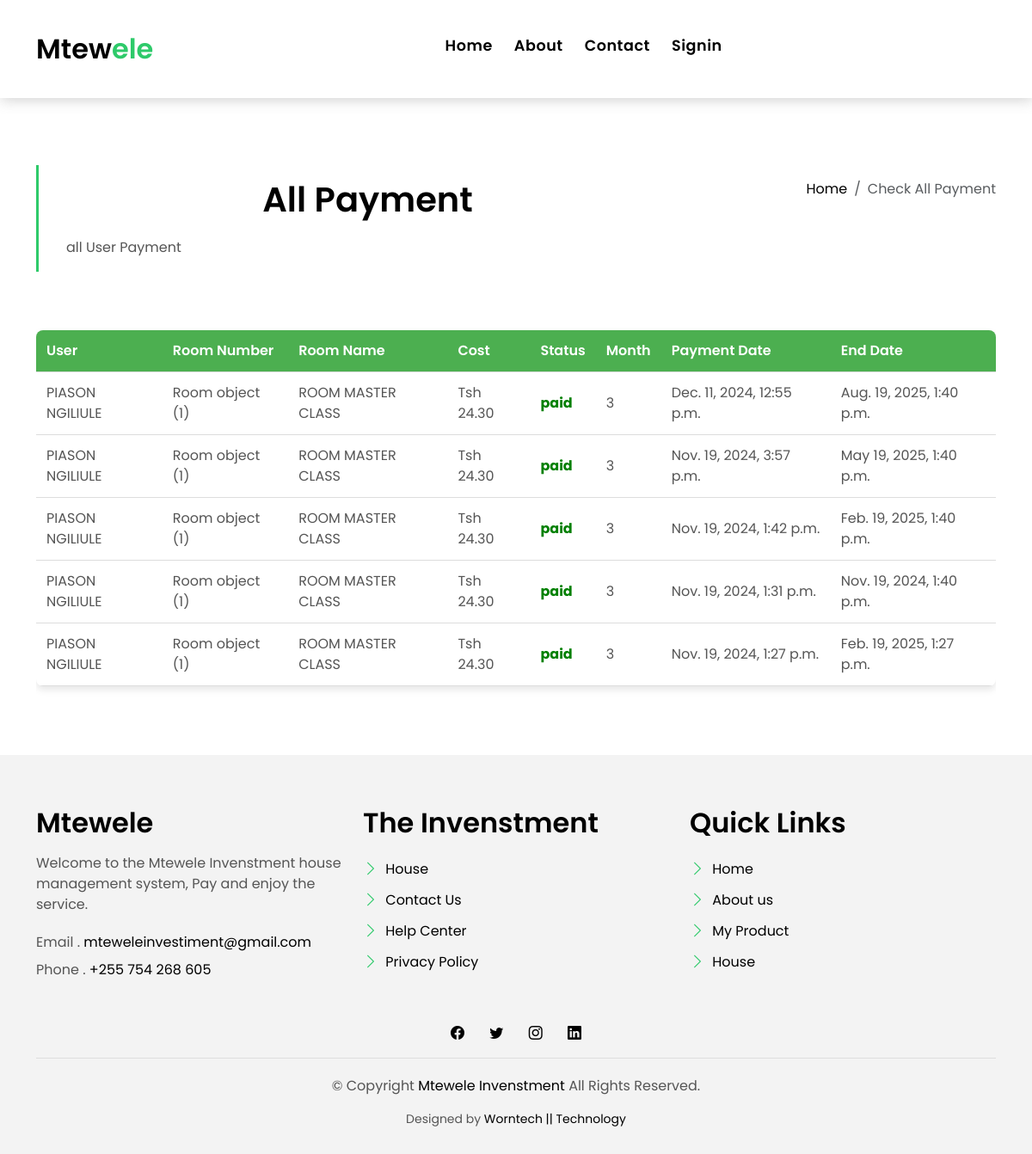
/allpayment/, run on an earlier commit of the app's database.
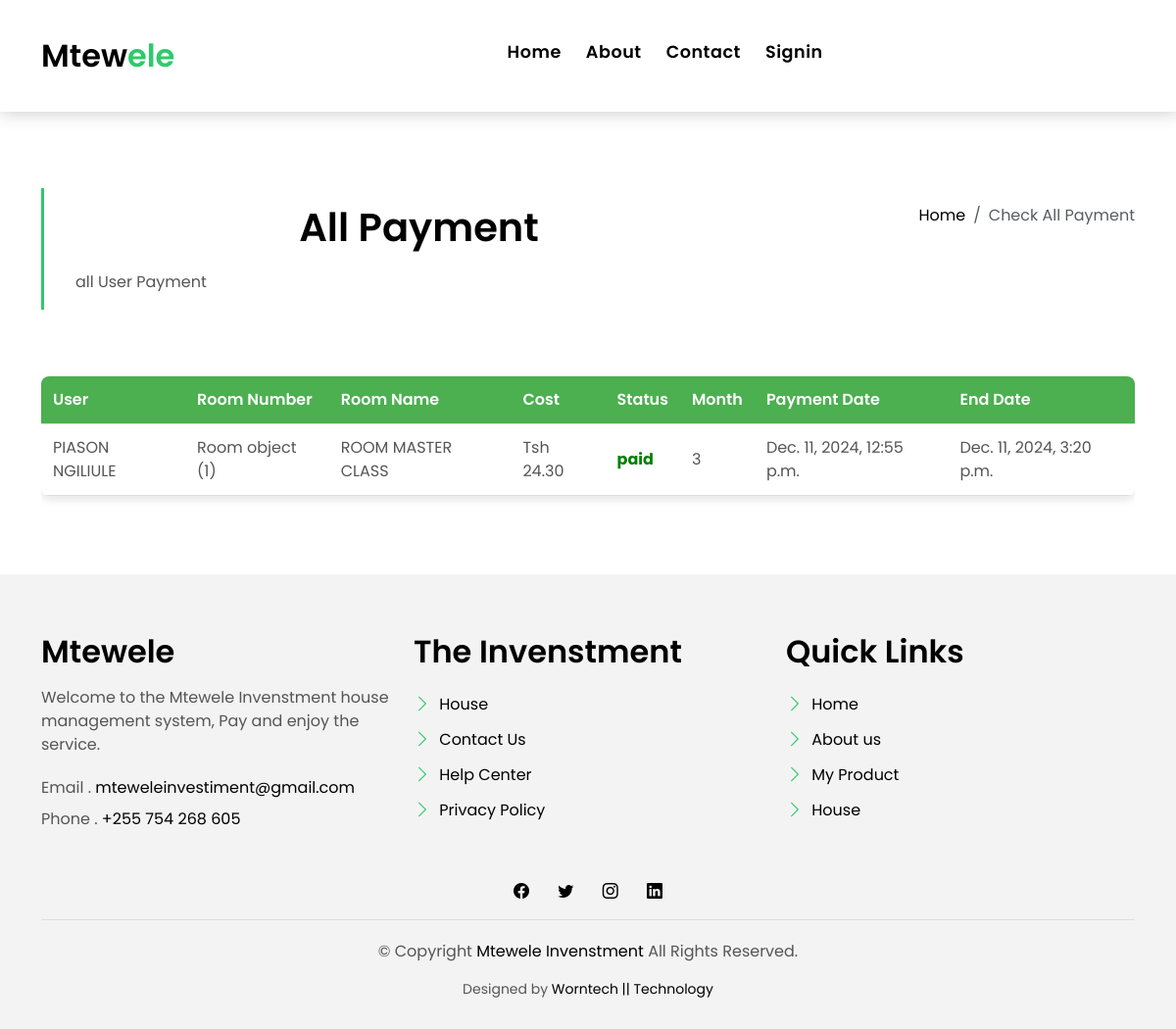
And on a later commit of the database.
### web/models.py (models this page shows, shortened)
class MyPayment(models.Model):
    PAYMENT_STATUS_CHOICES = (
        ('paid', 'Paid'),
        ('pending', 'Pending'),
        ('expired', 'expired'),
    )
    MONTH_CHOICES = (
        (3, '3 Months'),
        (6, '6 Months'),
    )
    user = models.ForeignKey(MyUser, on_delete=models.CASCADE)
    Room = models.ForeignKey(Room, on_delete=models.CASCADE)
    Room_Name = models.CharField(max_length=100)
    Cost = models.DecimalField(max_digits=10, decimal_places=2)
    transaction_id = models.CharField(max_length=100)
    Payment_status = models.CharField(max_length=10, choices=PAYMENT_STATUS_CHOICES, default='pending')
    Month = models.IntegerField(choices=MONTH_CHOICES)  # Changed to IntegerField
    Payment_date = models.DateTimeField(auto_now_add=True)
    end_date = models.DateTimeField(null=True, blank=True)  # Allow end_date to be null initially
    unique_code = models.CharField(max_length=100, unique=True, null=True, blank=True)

class MyUser(AbstractBaseUser):
    email=models.EmailField(verbose_name="email", max_length=100, unique=True)
    first_name=models.CharField(verbose_name="first name", max_length=100, unique=False)
    username=models.CharField(verbose_name="user name", max_length=100, unique=True)
    last_name=models.CharField(verbose_name="last name", max_length=100, unique=False)
    date_joined=models.DateTimeField(verbose_name="date joined", auto_now_add=True)
    last_login=models.DateTimeField(verbose_name="last login", auto_now=True)
    is_admin=models.BooleanField(default=True)
    is_active=models.BooleanField(default=True)
    is_staff=models.BooleanField(default=True)
    is_superuser=models.BooleanField(default=True)
    hide_email = models.BooleanField(default=True)
    USERNAME_FIELD="email"
    REQUIRED_FIELDS=['username']
    objects=MyUserManager()

class Room(models.Model):
    room_number = (
        ('1', '1'),
        ('2', '2'),
        ('3', '3'),
        ('4', '4'),
        ('5', '5'),
        ('6', '6'),
        ('7', '7'),
        ('8', '8'),
        ('9', '9'),
        ('10', '10'),
    )
    Room_Name = models.CharField(max_length=100)
    Room_Number = models.CharField(max_length=10, choices=room_number)
    Image =models.ImageField(upload_to="home/")
    Cost = models.DecimalField(max_digits=10, decimal_places=2)
    Post_date = models.DateTimeField(auto_now_add=True)

### web/views.py (the view)
# urls.py: path("allpayment/",views.allpayment,name = "allpayment"),
def allpayment(request):
    userpayment = MyPayment.objects.all().order_by('-id')
    context={
        "userpayment":userpayment
    }
    return render(request, 'web/allpayment.html', context)

### web/templates/web/allpayment.html (shortened to what this page needs)
{% extends 'web/base.html' %}
{% load static %}
{% block content %}
<!DOCTYPE html>
<html lang="en">
<head>
<link href="{% static 'web/assets/vendor/animate.css/animate.min.css' %}" rel="stylesheet">
<link href="{% static 'web/assets/vendor/bootstrap/css/bootstrap.min.css' %}" rel="stylesheet">
<link href="{% static 'web/assets/vendor/bootstrap-icons/bootstrap-icons.css' %}" rel="stylesheet">
<link href="{% static 'web/assets/vendor/swiper/swiper-bundle.min.css' %}" rel="stylesheet">
<link href="{% static 'web/assets/css/style.css' %}" rel="stylesheet">
</head>
<body>
  <main id="main">
    <section class="intro-single">
      <div class="container">
        <div class="row">
          <div class="col-md-12 col-lg-8">
            <div class="title-single-box">
              <h1 class="title-single">All Payment</h1>
              <span class="color-text-a">all User Payment</span>
            </div>
          </div>
          <div class="col-md-12 col-lg-4">
            <nav aria-label="breadcrumb" class="breadcrumb-box d-flex justify-content-lg-end">
              <ol class="breadcrumb">
                <li class="breadcrumb-item">
                  <a href="{% url 'home' %}">Home</a>
                </li>
                <li class="breadcrumb-item active" aria-current="page">
                  Check All Payment
                </li>
              </ol>
            </nav>
          </div>
        </div>
      </div>
    </section>
    <section class="news-single nav-arrow-b">
      <div class="container">
        <div class="row">
          <div class="col-sm-12">
            <div class="news-img-box">
                <div class="table-container">
                    <table>
                        <thead>
                            <tr>
                                <th>User</th>
                                <th>Room Number</th>
                                <th>Room Name</th>
                                <th>Cost</th>
                                <th>Status</th>
                                <th>Month</th>
                                <th>Payment Date</th>
                                <th>End Date</th>
                            </tr>
                        </thead>
                        <tbody>
                            {% if userpayment %}
                            {% for i in userpayment %}
                            {% if i.Payment_status == "paid" %}
                            <tr>
                                <td>{{i.user.first_name}} {{i.user.last_name}}</td>
                                <td>{{i.Room}}</td>
                                <td>{{i.Room_Name}}</td>
                                <td>Tsh {{i.Cost}}</td>
                                <td class="status-paid">{{i.Payment_status}}</td>
                                <td>{{i.Month}}</td>
                                <td>{{i.Payment_date}}</td>
                                <td>{{i.end_date}}</td>
                            </tr>
                            {% endif %}
                            {% endfor %}
                            {% endif %}
                        </tbody>
                    </table>
                </div>
            </div>
          </div>
        </div>
      </div>
    </section>
  </main>
</body>
</html>
{% endblock %}

### web/templates/web/base.html (shortened to what this page needs)
{% load static %}
<!DOCTYPE html>
<html lang="en">
<head>
  <link href="{% static 'web/assets/vendor/animate.css/animate.min.css' %}" rel="stylesheet">
  <link href="{% static 'web/assets/vendor/bootstrap/css/bootstrap.min.css' %}" rel="stylesheet">
  <link href="{% static 'web/assets/vendor/bootstrap-icons/bootstrap-icons.css' %}" rel="stylesheet">
  <link href="{% static 'web/assets/vendor/swiper/swiper-bundle.min.css' %}" rel="stylesheet">
  <link href="{% static 'web/assets/css/style.css' %}" rel="stylesheet">
</head>
<body>
  <nav class="navbar navbar-default navbar-trans navbar-expand-lg fixed-top">
    <div class="container">
      <a class="navbar-brand text-brand" href="{% url 'home' %}">Mtew<span class="color-b">ele</span></a>
      <div class="navbar-collapse collapse justify-content-center" id="navbarDefault">
        <ul class="navbar-nav">
          <li class="nav-item">
            <a class="nav-link" href="{% url 'home' %}">Home</a>
          </li>
          <li class="nav-item">
            <a class="nav-link " href="{% url 'aboutus' %}">About</a>
          </li>
          <li class="nav-item">
            <a class="nav-link " href="{% url 'contactpost' %}">Contact</a>
          </li>
          {% if user.is_authenticated %}
          <li class="nav-item">
            <a class="nav-link " href="{% url 'logout' %}">Logout</a>
          </li>
          {% else %}
          <li class="nav-item">
            <a class="nav-link " href="{% url 'signin' %}">Signin</a>
          </li>
          {% endif %}
        </ul>
      </div>
    </div>
  </nav>
{% block content %}
{% endblock %}
  <section class="section-footer">
    <div class="container">
      <div class="row">
        <div class="col-sm-12 col-md-4">
          <div class="widget-a">
            <div class="w-header-a">
              <h3 class="w-title-a text-brand">Mtewele</h3>
            </div>
            <div class="w-body-a">
              <p class="w-text-a color-text-a">
                Welcome to the Mtewele Invenstment house management system, Pay and enjoy the service.
              </p>
            </div>
            <div class="w-footer-a">
              <ul class="list-unstyled">
                <li class="color-a">
                  <span class="color-text-a">Email .</span> mteweleinvestiment@gmail.com
                </li>
                <li class="color-a">
                  <span class="color-text-a">Phone .</span> +255 754 268 605
                </li>
              </ul>
            </div>
          </div>
        </div>
        <div class="col-sm-12 col-md-4 section-md-t3">
          <div class="widget-a">
            <div class="w-header-a">
              <h3 class="w-title-a text-brand">The Invenstment</h3>
            </div>
            <div class="w-body-a">
              <div class="w-body-a">
                <ul class="list-unstyled">
                  <li class="item-list-a">
                    <i class="bi bi-chevron-right"></i> <a href="#">House</a>
                  </li>
                  <li class="item-list-a">
                    <i class="bi bi-chevron-right"></i> <a href="#">Contact Us</a>
                  </li>
                  <li class="item-list-a">
                    <i class="bi bi-chevron-right"></i> <a href="#">Help Center</a>
                  </li>
                  <li class="item-list-a">
                    <i class="bi bi-chevron-right"></i> <a href="#">Privacy Policy</a>
                  </li>
                </ul>
              </div>
            </div>
          </div>
        </div>
        <div class="col-sm-12 col-md-4 section-md-t3">
          <div class="widget-a">
            <div class="w-header-a">
              <h3 class="w-title-a text-brand">Quick Links</h3>
            </div>
            <div class="w-body-a">
              <ul class="list-unstyled">
                <li class="item-list-a">
                  <i class="bi bi-chevron-right"></i> <a href="#">Home</a>
                </li>
                <li class="item-list-a">
                  <i class="bi bi-chevron-right"></i> <a href="#">About us</a>
                </li>
                <li class="item-list-a">
                  <i class="bi bi-chevron-right"></i> <a href="#">My Product</a>
                </li>
                <li class="item-list-a">
                  <i class="bi bi-chevron-right"></i> <a href="#">House</a>
                </li>
              </ul>
            </div>
          </div>
        </div>
      </div>
    </div>
  </section>
  <footer>
    <div class="container">
      <div class="row">
        <div class="col-md-12">
          <div class="socials-a">
            <ul class="list-inline">
              <li class="list-inline-item">
                <a href="#">
                  <i class="bi bi-facebook" aria-hidden="true"></i>
                </a>
              </li>
              <li class="list-inline-item">
                <a href="#">
                  <i class="bi bi-twitter" aria-hidden="true"></i>
                </a>
              </li>
              <li class="list-inline-item">
                <a href="#">
                  <i class="bi bi-instagram" aria-hidden="true"></i>
                </a>
              </li>
              <li class="list-inline-item">
                <a href="#">
                  <i class="bi bi-linkedin" aria-hidden="true"></i>
                </a>
              </li>
            </ul>
          </div>
          <div class="copyright-footer">
            <p class="copyright color-text-a">
              &copy; Copyright
              <span class="color-a">Mtewele Invenstment</span> All Rights Reserved.
            </p>
          </div>
          <div class="credits">
            Designed by <a href="">Worntech || Technology</a>
          </div>
        </div>
      </div>
    </div>
  </footer>
</body>
</html>

### web/static/web/assets/css/style.css (style rules this page uses)
body { font-family: "Poppins", sans-serif; color: #555555; }
h1, h2, h3, h4, h5, h6 { color: #000000; }
a { color: #000000; text-decoration: none; transition: all 0.5s ease; }
.text-brand { color: #000000; font-size: 2rem; font-weight: 600; }
.color-a { text-decoration: none; color: #000000; }
.color-b { color: #2eca6a; }
.color-text-a { text-decoration: none; color: #555555; }
.socials-a { text-decoration: none; }
.socials-a .list-inline-item:not(:last-child) { margin-right: 25px; }
.navbar-default { transition: all 0.5s ease-in-out; background-color: #ffffff; padding-top: 28px; padding-bottom: 28px; -webkit-backface-visibility: hidden; backface-visibility: hidden; box-shadow: 1px 2px 15px rgba(100, 100, 100, 0.3); }
.navbar-default.navbar-trans, .navbar-default.navbar-reduce { -webkit-backface-visibility: hidden; backface-visibility: hidden; }
.navbar-default.navbar-trans .nav-item, .navbar-default.navbar-reduce .nav-item { position: relative; padding-right: 10px; padding-bottom: 8px; margin-left: 0; }
@media (min-width: 768px) { .navbar-default.navbar-trans .nav-item, .navbar-default.navbar-reduce .nav-item { margin-left: 15px; } }
.navbar-default.navbar-trans .nav-link, .navbar-default.navbar-reduce .nav-link { font-size: 1.1rem; color: #000000; font-weight: 600; letter-spacing: 0.03em; transition: all 0.1s ease-in-out; position: relative; padding-left: 0; padding-right: 0; }
.navbar-default.navbar-trans .nav-link:before, .navbar-default.navbar-reduce .nav-link:before { content: ""; position: absolute; bottom: 5px; left: 0; width: 100%; height: 2px; z-index: 0; background-color: #2eca6a; transform: scaleX(0); transform-origin: right; transition: transform 0.2s ease-out, opacity 0.2s ease-out 0.3s; }
.navbar-default.navbar-trans .nav-link:before { background-color: #2eca6a; }
.intro-single { padding: 12rem 0 3rem; }
.intro-single .title-single-box { padding: 1rem 0 1rem 2rem; }
.intro-single .title-single-box { border-left: 3px solid #2eca6a; }
.intro-single .title-single-box .title-single { font-weight: 600; font-size: 2.2rem; }
@media (min-width: 768px) { .intro-single .title-single-box .title-single { font-size: 2.1rem; } }
@media (min-width: 992px) { .intro-single .title-single-box .title-single { font-size: 2.5rem; } }
.intro-single .breadcrumb-box { padding: 1rem 0 0 0.5rem; }
.intro-single .breadcrumb { background-color: transparent; padding-right: 0; padding-left: 0; }
.section-footer { padding-top: 60px; margin-top: 60px; background: #f3f3f3; }
.section-footer ul { line-height: 2; }
.section-footer .item-list-a i { font-size: 18px; padding-right: 4px; color: #2eca6a; }
.section-footer .widget-a .w-title-a { margin-bottom: 1rem; }
footer { background: #f3f3f3; text-align: center; padding: 30px 0; }
footer .copyright-footer { border-top: 1px solid #ddd; padding-top: 20px; }
footer .credits { font-size: 14px; }

### web/templates/web/allpayment.html (style rules this page uses)
h1 { text-align: center; margin-bottom: 20px; }
.table-container { overflow-x: auto; }
table { width: 100%; border-collapse: collapse; margin: 20px 0; background-color: #fff; border-radius: 8px; overflow: hidden; box-shadow: 0 4px 8px rgba(0, 0, 0, 0.1); }
thead { background-color: #4CAF50; color: #fff; }
th, td { text-align: left; padding: 12px; border-bottom: 1px solid #ddd; }
th { font-weight: 600; }
td { font-weight: 400; }
.status-paid { color: green; font-weight: bold; }

What changed in the data, as far as the page shows it:
removed MyPayment: user.first_name "PIASON", user.last_name "NGILIULE", Room "Room object (1)", Room_Name "ROOM MASTER CLASS", Cost "24.30", Payment_status "paid", Month "3", Payment_date "Nov. 19, 2024, 3:57 p.m.", end_date "May 19, 2025, 1:40 p.m."
removed MyPayment: user.first_name "PIASON", user.last_name "NGILIULE", Room "Room object (1)", Room_Name "ROOM MASTER CLASS", Cost "24.30", Payment_status "paid", Month "3", Payment_date "Nov. 19, 2024, 1:42 p.m.", end_date "Feb. 19, 2025, 1:40 p.m."
removed MyPayment: user.first_name "PIASON", user.last_name "NGILIULE", Room "Room object (1)", Room_Name "ROOM MASTER CLASS", Cost "24.30", Payment_status "paid", Month "3", Payment_date "Nov. 19, 2024, 1:31 p.m.", end_date "Nov. 19, 2024, 1:40 p.m."
removed MyPayment: user.first_name "PIASON", user.last_name "NGILIULE", Room "Room object (1)", Room_Name "ROOM MASTER CLASS", Cost "24.30", Payment_status "paid", Month "3", Payment_date "Nov. 19, 2024, 1:27 p.m.", end_date "Feb. 19, 2025, 1:27 p.m."
changed MyPayment "ROOM MASTER CLASS": end_date "Aug. 19, 2025, 1:40 p.m." → "Dec. 11, 2024, 3:20 p.m."
